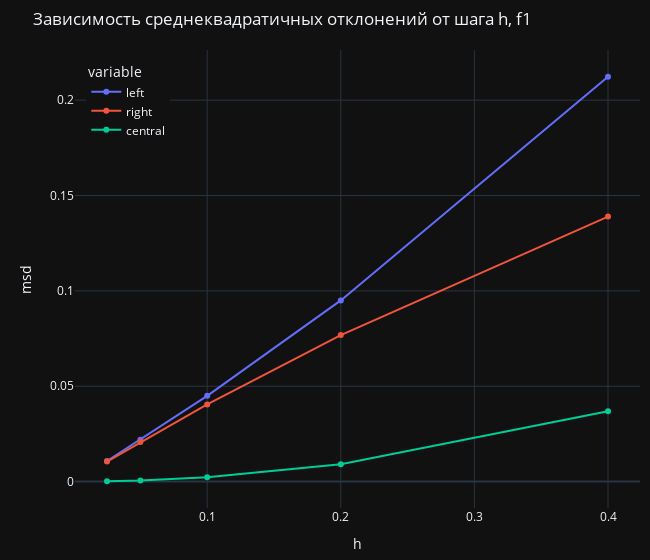

Notebook code for this chart:
### Markdown cell above
4. Покажем зависимость среднеквадратичного отклонения
от величины шага:

### Code cell
x = msds_f1['h']

fig = px.line(msds_f1.melt(id_vars='h'), x='h', y='value', color='variable',
              markers='o',
              labels={
                'h': 'h',
                'value': 'msd'
              },
              title='Зависимость среднеквадратичных отклонений от шага h, f1',
              template=theme,
              width=650)
fig.update_layout(margin=dict(l=75, r=10, t=50, b=10),
                  legend=dict(x=0.02, y=0.98),
                  hovermode='x unified')
fig.show()

### Figure 1 — Plotly figure (JSON) as saved in the notebook; plotly's stock layout.template omitted (floating-point values rounded to 4 significant figures)
{"data": [{"hovertemplate": "variable=left<br>h=%{x}<br>msd=%{y}<extra></extra>", "legendgroup": "left", "line": {"color": "#636efa", "dash": "solid"}, "marker": {"symbol": "circle"}, "mode": "lines+markers", "name": "left", "orientation": "v", "showlegend": true, "type": "scatter", "x": [0.4, 0.2, 0.1, 0.05, 0.025], "xaxis": "x", "y": [0.2123, 0.09501, 0.04499, 0.0219, 0.01081], "yaxis": "y"}, {"hovertemplate": "variable=right<br>h=%{x}<br>msd=%{y}<extra></extra>", "legendgroup": "right", "line": {"color": "#EF553B", "dash": "solid"}, "marker": {"symbol": "circle"}, "mode": "lines+markers", "name": "right", "orientation": "v", "showlegend": true, "type": "scatter", "x": [0.4, 0.2, 0.1, 0.05, 0.025], "xaxis": "x", "y": [0.139, 0.07686, 0.04047, 0.02077, 0.01052], "yaxis": "y"}, {"hovertemplate": "variable=central<br>h=%{x}<br>msd=%{y}<extra></extra>", "legendgroup": "central", "line": {"color": "#00cc96", "dash": "solid"}, "marker": {"symbol": "circle"}, "mode": "lines+markers", "name": "central", "orientation": "v", "showlegend": true, "type": "scatter", "x": [0.4, 0.2, 0.1, 0.05, 0.025], "xaxis": "x", "y": [0.03686, 0.009119, 0.002274, 0.0005681, 0.000142], "yaxis": "y"}], "layout": {"hovermode": "x unified", "legend": {"title": {"text": "variable"}, "tracegroupgap": 0, "x": 0.02, "y": 0.98}, "margin": {"b": 10, "l": 75, "r": 10, "t": 50}, "title": {"text": "Зависимость среднеквадратичных отклонений от шага h, f1"}, "width": 650, "xaxis": {"anchor": "y", "domain": [0, 1], "title": {"text": "h"}}, "yaxis": {"anchor": "x", "domain": [0, 1], "title": {"text": "msd"}}}}
